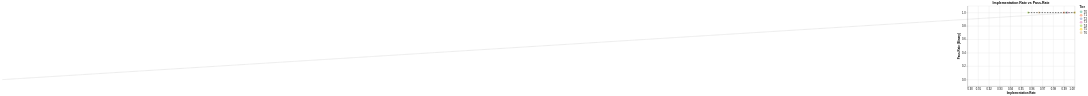

Here is the Vega-Lite specification saved for this chart:
### Vega-Lite specification from a JSON file in a GitHub repository (floating-point values rounded to 4 significant figures)
{"config": {"view": {"continuousWidth": 300, "continuousHeight": 300}}, "layer": [{"mark": {"type": "circle", "opacity": 0.6, "size": 60}, "encoding": {"color": {"field": "tier", "scale": {"domain": ["T0", "T1", "T2", "T3", "T4", "T5", "T6"], "range": ["#66c2a5", "#fc8d62", "#8da0cb", "#e78ac3", "#a6d854", "#ffd92f", "#e5c494"]}, "sort": ["T0", "T1", "T2", "T3", "T4", "T5", "T6"], "title": "Tier", "type": "nominal"}, "tooltip": [{"field": "agent_model", "title": "Model", "type": "nominal"}, {"field": "tier", "title": "Tier", "type": "nominal"}, {"field": "impl_rate", "format": ".3f", "title": "Impl-Rate", "type": "quantitative"}, {"field": "pass_rate", "format": "d", "title": "Passed", "type": "quantitative"}], "x": {"field": "impl_rate", "scale": {"domain": [0.9, 1.0]}, "title": "Implementation Rate", "type": "quantitative"}, "y": {"field": "pass_rate", "scale": {"domain": [-0.1, 1.1]}, "title": "Pass-Rate (Binary)", "type": "quantitative"}}}, {"mark": {"type": "line", "color": "black", "strokeDash": [5, 5]}, "encoding": {"x": {"field": "impl_rate", "type": "quantitative"}, "y": {"field": "pass_rate", "type": "quantitative"}}, "transform": [{"on": "impl_rate", "regression": "pass_rate"}]}, {"data": {"name": "data-42f50405073b2dbe8396db6b7dd2f6be"}, "mark": {"type": "line", "color": "gray", "opacity": 0.5, "strokeDash": [2, 2]}, "encoding": {"x": {"field": "x", "type": "quantitative"}, "y": {"field": "y", "type": "quantitative"}}}], "data": {"name": "data-5e63c9be64d0b3a67ce06a3a8ce633c1"}, "height": 300, "title": "Implementation Rate vs Pass-Rate", "width": 400, "$schema": "https://vega.github.io/schema/vega-lite/v6.1.0.json", "datasets": {"data-5e63c9be64d0b3a67ce06a3a8ce633c1": [{"agent_model": "Sonnet 4.5", "tier": "T0", "passed": true, "impl_rate": 0.9923, "pass_rate": 1}, {"agent_model": "Sonnet 4.5", "tier": "T1", "passed": true, "impl_rate": 0.99, "pass_rate": 1}, {"agent_model": "Sonnet 4.5", "tier": "T2", "passed": true, "impl_rate": 1.0, "pass_rate": 1}, {"agent_model": "Sonnet 4.5", "tier": "T3", "passed": true, "impl_rate": 0.9933, "pass_rate": 1}, {"agent_model": "Sonnet 4.5", "tier": "T4", "passed": true, "impl_rate": 0.9567, "pass_rate": 1}, {"agent_model": "Sonnet 4.5", "tier": "T5", "passed": true, "impl_rate": 1.0, "pass_rate": 1}, {"agent_model": "Sonnet 4.5", "tier": "T6", "passed": true, "impl_rate": 0.9667, "pass_rate": 1}], "data-42f50405073b2dbe8396db6b7dd2f6be": [{"x": 0, "y": 0}, {"x": 1, "y": 1}]}}
